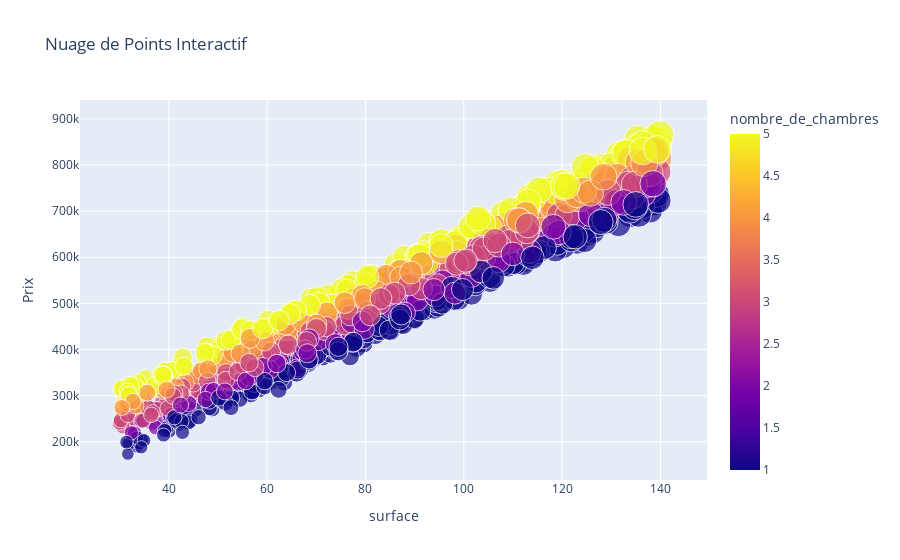

The notebook cell saved with this chart:
### Code cell
import numpy as np
import pandas as pd
import matplotlib.pyplot as plt
import seaborn as sns
import plotly.express as px
from sklearn.model_selection import train_test_split
from sklearn.linear_model import LinearRegression
from sklearn.metrics import mean_squared_error, r2_score

# Lire le CSV existant 
# data = pd.read_csv('maison.csv') CSV a prendre sur internet ou a faire sois meme

# Paramètres
np.random.seed(123)  # Pour faire des parametre aléatoire

# Générer des données fictives
num_samples = 1000
surface = np.random.uniform(30, 140, num_samples)  # Plage de surface entre 30 et 140 m^2
nombre_de_chambres = np.random.randint(1, 6, num_samples)  # Jusqu'à 5 chambres
prix = 5000 * surface + 30000 * nombre_de_chambres + np.random.normal(0, 10000, num_samples)  # Plafonné à un prix de 1 000 000 euros

# Créer un dataframe
data = pd.DataFrame({'surface': surface, 'nombre_de_chambres': nombre_de_chambres, 'prix': prix})

# Afficher les premières lignes du dataframe
print(data.head())

# Distribution des prix
plt.figure(figsize=(10, 6))
sns.histplot(data['prix'], bins=30, kde=True, color='skyblue')
plt.title('Distribution des Prix')
plt.xlabel('Prix')
plt.ylabel('Fréquence')
plt.show()

# Relation entre la surface et le prix avec une régression linéaire
plt.figure(figsize=(10, 6))
sns.regplot(x='surface', y='prix', data=data, scatter_kws={'s': 10}, line_kws={'color': 'red'})
plt.title('Relation entre Surface et Prix')
plt.xlabel('Surface')
plt.ylabel('Prix')
plt.show()

# Boîtes à moustaches pour le nombre de chambres et le prix
plt.figure(figsize=(10, 6))
sns.boxplot(x='nombre_de_chambres', y='prix', data=data, palette='pastel')
plt.title('Boîtes à moustaches pour le Nombre de Chambres et le Prix')
plt.xlabel('Nombre de Chambres')
plt.ylabel('Prix')
plt.show()

# Nuage de points interactif
fig = px.scatter(data, x='surface', y='prix', color='nombre_de_chambres', size='prix',
                 hover_name='nombre_de_chambres', title='Nuage de Points Interactif', labels={'prix': 'Prix'})
fig.show()

# Préparation des données
X = data[['surface', 'nombre_de_chambres']]
y = data['prix']
X_train, X_test, y_train, y_test = train_test_split(X, y, test_size=0.2, random_state=42)

# Construction et entraînement du modèle
# Initialiser le modèle de régression linéaire
model = LinearRegression()

# Entraîner le modèle sur les données d'entraînement
model.fit(X_train, y_train)

# Faire des prédictions sur les données de test
y_pred = model.predict(X_test)

# Calculer les métriques d'évaluation
mse = mean_squared_error(y_test, y_pred)
r2 = r2_score(y_test, y_pred)

# Afficher les résultats
print(f'Mean Squared Error : {mse}')
print(f'R-squared : {r2}')

# Afficher l'interception (b0) et les coefficients (b1, b2, ...)
interception = model.intercept_
coefficients = model.coef_

print(f'Interception (b0) : {interception}')
print(f'Coefficients (b1, b2, ...) : {coefficients}')

# Visualisation des prédictions par rapport aux vraies valeurs
plt.figure(figsize=(10, 6))
plt.scatter(y_test, y_pred)
plt.plot([min(y_test), max(y_test)], [min(y_test), max(y_test)], linestyle='--', color='red', linewidth=2, label='Régression linéaire idéale')
plt.title('Prédictions vs Vraies Valeurs')
plt.xlabel('Vraies Valeurs')
plt.ylabel('Prédictions')
plt.legend()
plt.show()

# Calcul des résidus (différences entre les vraies valeurs et les prédictions)
residus = y_test - y_pred

# Visualisation des résidus
plt.figure(figsize=(10, 6))
sns.histplot(residus, kde=True, color='skyblue')
plt.title('Distribution des Résidus')
plt.xlabel('Résidus')
plt.ylabel('Fréquence')
plt.show()

from sklearn.model_selection import cross_val_score

# Effectuer une validation croisée pour évaluer la performance du modèle
cross_val_scores = cross_val_score(model, X, y, cv=5, scoring='neg_mean_squared_error')
mean_mse_cv = -np.mean(cross_val_scores)

print(f'Mean Cross-Validated MSE : {mean_mse_cv}')

# Création du DataFrame resultats
resultats = pd.DataFrame({'Vraies_Valeurs': y_test, 'Prix_Predit': y_pred, 'Résidus': residus})

# Ajout des colonnes Nombre de chambres, Surface et autres informations à partir de X_test
resultats['Nombre_De_Chambres'] = X_test['nombre_de_chambres'].values
resultats['Surface'] = X_test['surface'].values

# Sélectionner les colonnes intéressantes pour l'affichage
colonnes_affichees = ['Nombre_De_Chambres', 'Surface', 'Vraies_Valeurs', 'Prix_Predit', 'Résidus']

# Définir l'intervalle de prix jugé intéressant (par exemple, entre 100000 et 500000 euros)
intervalle_interessant_min = 100000
intervalle_interessant_max = 500000

# Filtrer les résultats dans l'intervalle intéressant
resultats_interessants = resultats[(resultats['Prix_Predit'] >= intervalle_interessant_min) & (resultats['Prix_Predit'] <= intervalle_interessant_max)]

# Afficher le tableau avec les résultats intéressants
print("Tableau des résultats dans l'intervalle de prix jugé intéressant :")
print(resultats_interessants[colonnes_affichees].head(5))

### Figure 1 — Plotly figure (JSON) as saved in the notebook; plotly's stock layout.template omitted (floating-point values rounded to 4 significant figures; data arrays with more than 128 entries replaced by an {"elided": "..."} marker saying what was removed)
{"data": [{"hovertemplate": "<b>%{hovertext}</b><br><br>surface=%{x}<br>Prix=%{marker.size}<br>nombre_de_chambres=%{marker.color}<extra></extra>", "hovertext": {"elided": "1000 int values"}, "legendgroup": "", "marker": {"color": {"elided": "1000 int values"}, "coloraxis": "coloraxis", "size": {"elided": "1000 float values"}, "sizemode": "area", "sizeref": 2164.0, "symbol": "circle"}, "mode": "markers", "name": "", "orientation": "v", "showlegend": false, "type": "scatter", "x": {"elided": "1000 float values"}, "xaxis": "x", "y": {"elided": "1000 float values"}, "yaxis": "y"}], "layout": {"coloraxis": {"colorbar": {"title": {"text": "nombre_de_chambres"}}, "colorscale": [[0, "#0d0887"], [0.1111, "#46039f"], [0.2222, "#7201a8"], [0.3333, "#9c179e"], [0.4444, "#bd3786"], [0.5556, "#d8576b"], [0.6667, "#ed7953"], [0.7778, "#fb9f3a"], [0.8889, "#fdca26"], [1, "#f0f921"]]}, "legend": {"itemsizing": "constant", "tracegroupgap": 0}, "title": {"text": "Nuage de Points Interactif"}, "xaxis": {"anchor": "y", "domain": [0, 1], "title": {"text": "surface"}}, "yaxis": {"anchor": "x", "domain": [0, 1], "title": {"text": "Prix"}}}}
